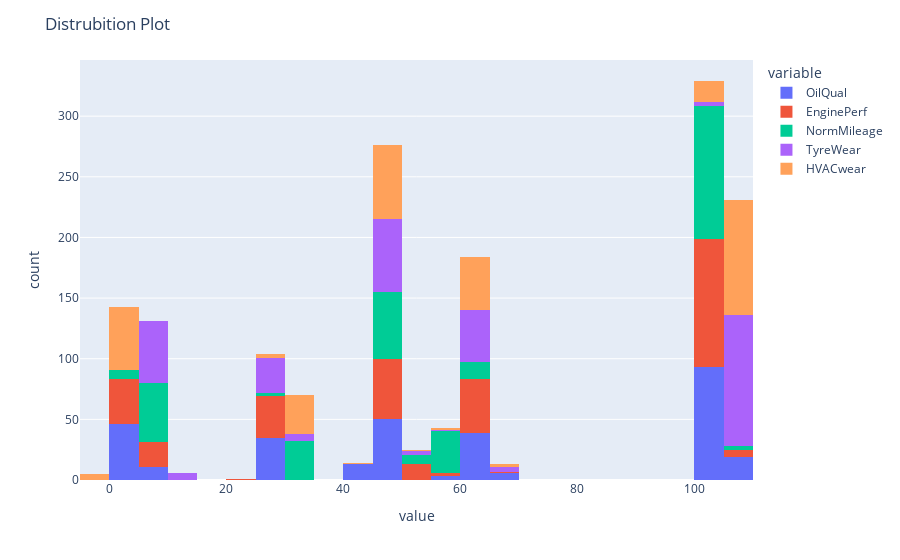

The code cell stored with this chart in its notebook:
### Code cell
import plotly.express as px
import pandas as pd

df = pd.read_csv("serviceTrainData.csv")
fig = px.histogram(df, x=['OilQual', 'EnginePerf', 'NormMileage', 'TyreWear', 'HVACwear'])

fig.update_layout(
title='Distrubition Plot')
fig.show()

### Figure 1 — Plotly figure (JSON) as saved in the notebook; plotly's stock layout.template omitted (floating-point values rounded to 4 significant figures; data arrays with more than 128 entries replaced by an {"elided": "..."} marker saying what was removed)
{"data": [{"alignmentgroup": "True", "bingroup": "x", "hovertemplate": "variable=OilQual<br>value=%{x}<br>count=%{y}<extra></extra>", "legendgroup": "OilQual", "marker": {"color": "#636efa", "pattern": {"shape": ""}}, "name": "OilQual", "offsetgroup": "OilQual", "orientation": "v", "showlegend": true, "type": "histogram", "x": {"elided": "315 float values"}, "xaxis": "x", "yaxis": "y"}, {"alignmentgroup": "True", "bingroup": "x", "hovertemplate": "variable=EnginePerf<br>value=%{x}<br>count=%{y}<extra></extra>", "legendgroup": "EnginePerf", "marker": {"color": "#EF553B", "pattern": {"shape": ""}}, "name": "EnginePerf", "offsetgroup": "EnginePerf", "orientation": "v", "showlegend": true, "type": "histogram", "x": {"elided": "315 float values"}, "xaxis": "x", "yaxis": "y"}, {"alignmentgroup": "True", "bingroup": "x", "hovertemplate": "variable=NormMileage<br>value=%{x}<br>count=%{y}<extra></extra>", "legendgroup": "NormMileage", "marker": {"color": "#00cc96", "pattern": {"shape": ""}}, "name": "NormMileage", "offsetgroup": "NormMileage", "orientation": "v", "showlegend": true, "type": "histogram", "x": {"elided": "315 float values"}, "xaxis": "x", "yaxis": "y"}, {"alignmentgroup": "True", "bingroup": "x", "hovertemplate": "variable=TyreWear<br>value=%{x}<br>count=%{y}<extra></extra>", "legendgroup": "TyreWear", "marker": {"color": "#ab63fa", "pattern": {"shape": ""}}, "name": "TyreWear", "offsetgroup": "TyreWear", "orientation": "v", "showlegend": true, "type": "histogram", "x": {"elided": "315 float values"}, "xaxis": "x", "yaxis": "y"}, {"alignmentgroup": "True", "bingroup": "x", "hovertemplate": "variable=HVACwear<br>value=%{x}<br>count=%{y}<extra></extra>", "legendgroup": "HVACwear", "marker": {"color": "#FFA15A", "pattern": {"shape": ""}}, "name": "HVACwear", "offsetgroup": "HVACwear", "orientation": "v", "showlegend": true, "type": "histogram", "x": {"elided": "315 float values"}, "xaxis": "x", "yaxis": "y"}], "layout": {"barmode": "relative", "legend": {"title": {"text": "variable"}, "tracegroupgap": 0}, "margin": {"t": 60}, "title": {"text": "Distrubition Plot"}, "xaxis": {"anchor": "y", "domain": [0, 1], "title": {"text": "value"}}, "yaxis": {"anchor": "x", "domain": [0, 1], "title": {"text": "count"}}}}
